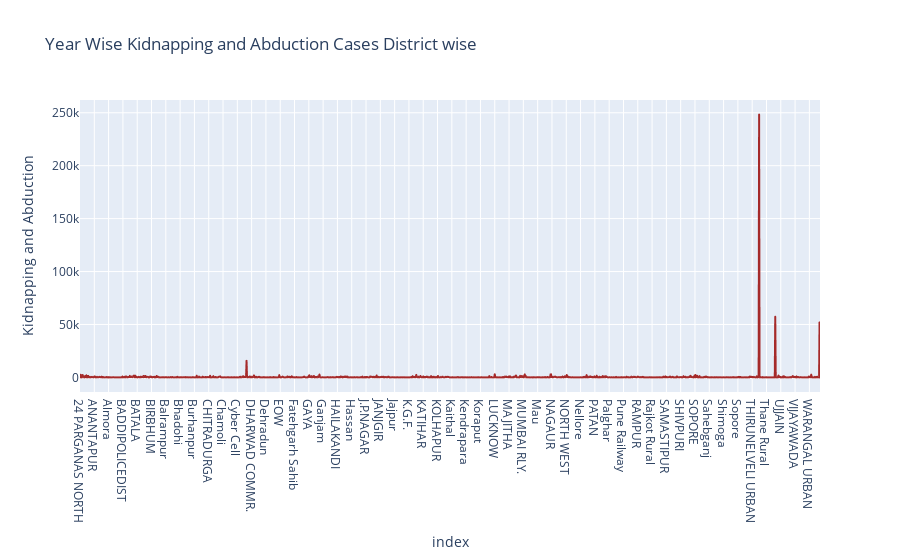

This figure's notebook cell:
### Code cell
fig = px.line(total_case_all_years_district, x=total_case_all_years_district.index, 
             y='Kidnapping and Abduction',color_discrete_sequence=['brown'],title='Year Wise Kidnapping and Abduction Cases District wise')
fig.show()

### Figure 1 — Plotly figure (JSON) as saved in the notebook; plotly's stock layout.template omitted (floating-point values rounded to 4 significant figures; data arrays with more than 128 entries replaced by an {"elided": "..."} marker saying what was removed)
{"data": [{"hovertemplate": "index=%{x}<br>Kidnapping and Abduction=%{y}<extra></extra>", "legendgroup": "", "line": {"color": "brown", "dash": "solid"}, "marker": {"symbol": "circle"}, "mode": "lines", "name": "", "showlegend": false, "type": "scattergl", "x": {"elided": "1605 str values"}, "xaxis": "x", "y": {"elided": "1605 int values"}, "yaxis": "y"}], "layout": {"legend": {"tracegroupgap": 0}, "title": {"text": "Year Wise Kidnapping and Abduction Cases District wise"}, "xaxis": {"anchor": "y", "domain": [0, 1], "title": {"text": "index"}}, "yaxis": {"anchor": "x", "domain": [0, 1], "title": {"text": "Kidnapping and Abduction"}}}}
